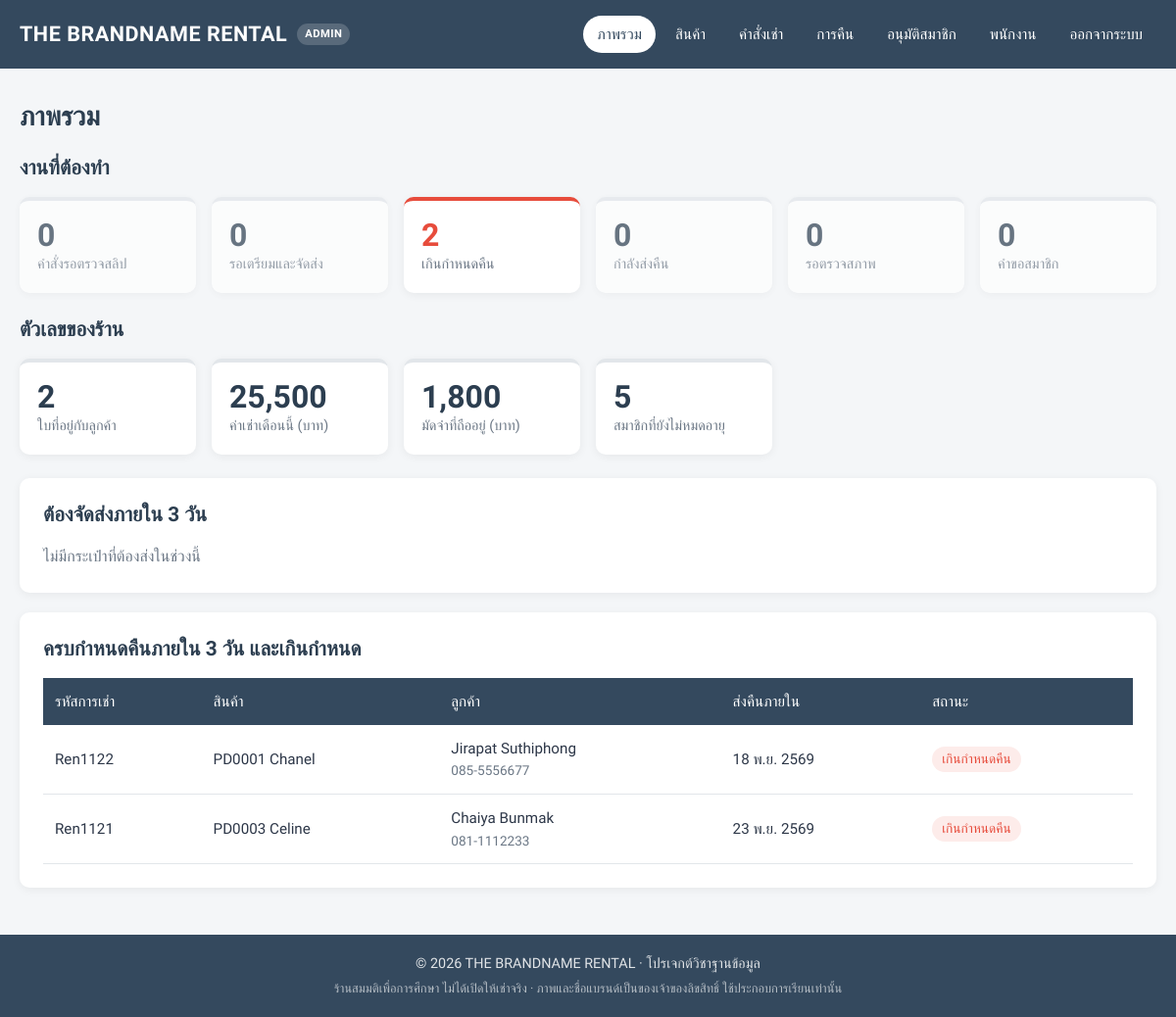
/project/admin/index.php (signed in), run on an earlier commit of the app's database.
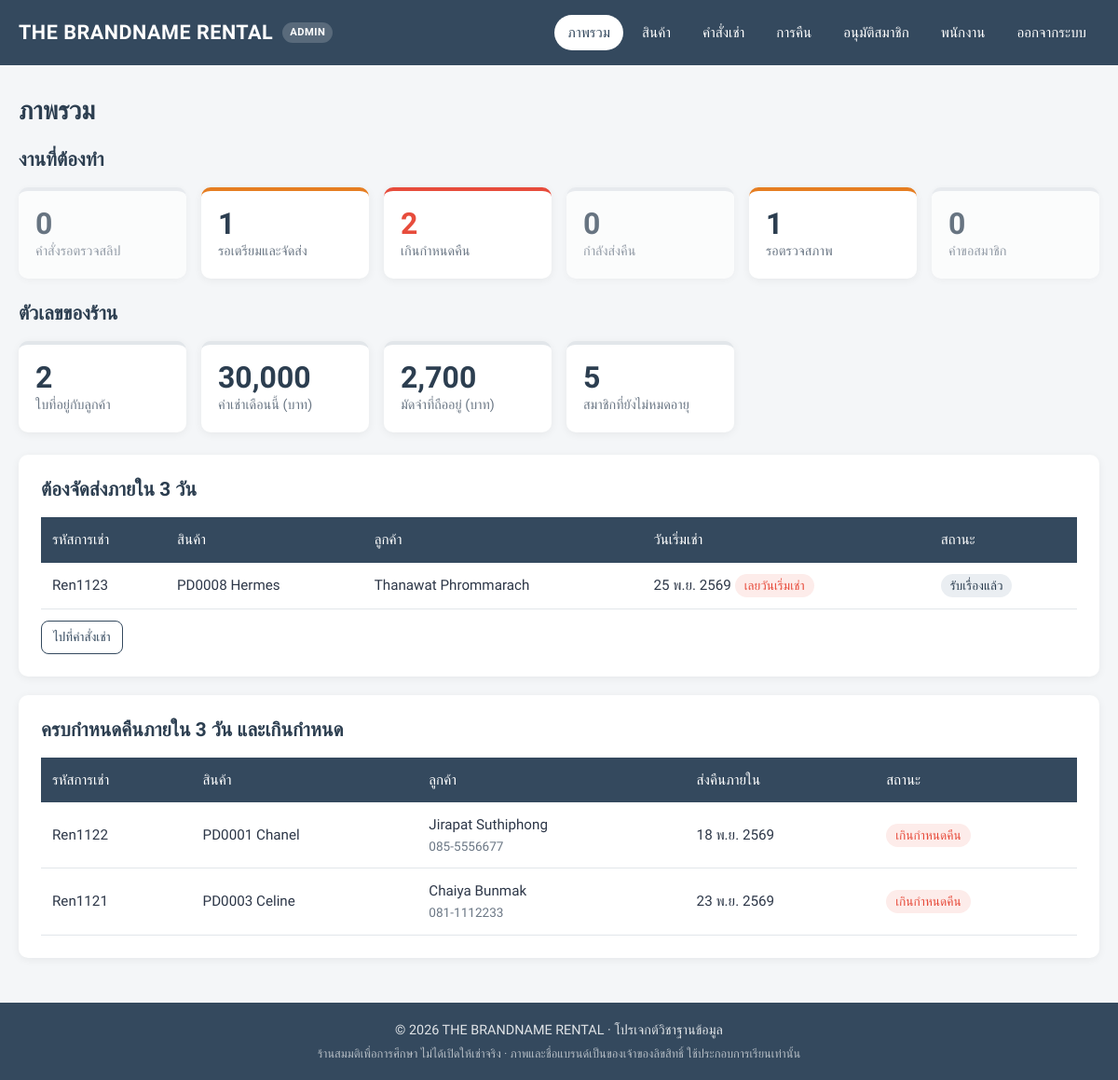
And on a later commit of the database.
### tables this page shows
CREATE TABLE rentals (
    rental_id     VARCHAR(50) PRIMARY KEY,
    order_id      VARCHAR(50) NOT NULL,
    product_id    VARCHAR(50) NOT NULL,
    employees_id  VARCHAR(50) NULL,
    track_rentals VARCHAR(50) NULL,
    rental_date   DATE        NOT NULL,
    rental_days   INT         NOT NULL,
    due_date      DATE AS (rental_date + INTERVAL rental_days DAY) STORED,
    daily_price   INT         NOT NULL,
    deposit_fee   INT         NOT NULL,
    shipped_date  DATE        NULL,
    rental_status ENUM('Pending', 'Accepted', 'Preparing', 'Shipped', 'Returning', 'Received', 'Completed', 'Deducted', 'Cancelled') NOT NULL DEFAULT 'Pending',
    INDEX idx_rentals_product_status (product_id, rental_status),
    FOREIGN KEY (order_id)     REFERENCES orders(order_id),
    FOREIGN KEY (product_id)   REFERENCES products(product_id),
    FOREIGN KEY (employees_id) REFERENCES employees(employees_id)
);

CREATE TABLE products (
    product_id         VARCHAR(50) PRIMARY KEY,
    brand              VARCHAR(50),
    details            VARCHAR(100),
    daily_rental_price INT,
    image              VARCHAR(100) NULL    
);

CREATE TABLE customers (
    customers_id        VARCHAR(50)  PRIMARY KEY,
    customers_firstname VARCHAR(50),
    customers_lastname  VARCHAR(50),
    gender              VARCHAR(50),
    customers_member    VARCHAR(10)  NOT NULL DEFAULT 'no',    
    member_until        DATE         NULL,                     
    phonenumber         VARCHAR(15),
    email               VARCHAR(100) NOT NULL UNIQUE,
    address             VARCHAR(200),
    postal_code         VARCHAR(10),
    password            VARCHAR(255) NOT NULL
);

### project/admin/index.php (the view, shortened to what the changed rows need)
<?php
require_once '../includes/db.php';
$todo = $conn->query("SELECT
    (SELECT COUNT(DISTINCT order_id) FROM rentals WHERE rental_status = 'Pending') AS orders,
    (SELECT COUNT(*) FROM rentals WHERE rental_status IN ('Accepted', 'Preparing')) AS to_ship,
    (SELECT COUNT(*) FROM rentals WHERE rental_status = 'Shipped' AND due_date < CURDATE()) AS overdue,
    (SELECT COUNT(*) FROM rentals WHERE rental_status = 'Returning') AS incoming,
    (SELECT COUNT(*) FROM rentals WHERE rental_status = 'Received') AS inspect,
    (SELECT COUNT(*) FROM membership_requests WHERE status = 'Pending') AS members")->fetch_assoc();
$figures = $conn->query("SELECT
    (SELECT COUNT(*) FROM rentals WHERE rental_status = 'Shipped') AS on_rent,
    (SELECT COALESCE(SUM(daily_price * rental_days), 0) FROM rentals
        WHERE rental_status NOT IN ('Pending', 'Cancelled')
          AND rental_date >= DATE_FORMAT(CURDATE(), '%Y-%m-01') AND rental_date < DATE_FORMAT(CURDATE(), '%Y-%m-01') + INTERVAL 1 MONTH) AS month_rent,
    (SELECT COALESCE(SUM(deposit_fee), 0) FROM rentals WHERE rental_status IN ('Accepted', 'Preparing', 'Shipped', 'Returning', 'Received')) AS deposits_held,
    (SELECT COUNT(*) FROM customers WHERE customers_member = 'yes' AND (member_until IS NULL OR member_until >= CURDATE())) AS members")->fetch_assoc();
$soon = SOON_DAYS;
$base = "SELECT r.rental_id, r.product_id, p.brand, r.rental_date, r.due_date, r.rental_status,
    o.customers_id, c.customers_firstname, c.customers_lastname, c.phonenumber
    FROM rentals r
    JOIN orders o ON o.order_id = r.order_id
    JOIN customers c ON c.customers_id = o.customers_id
    LEFT JOIN products p ON p.product_id = r.product_id";
$ship_soon = $conn->query("$base WHERE r.rental_status IN ('Accepted', 'Preparing') AND r.rental_date <= CURDATE() + INTERVAL $soon DAY
    ORDER BY r.rental_date, r.rental_id")->fetch_all(MYSQLI_ASSOC);
$due_soon = $conn->query("$base WHERE r.rental_status = 'Shipped' AND r.due_date <= CURDATE() + INTERVAL $soon DAY
    ORDER BY r.due_date, r.rental_id")->fetch_all(MYSQLI_ASSOC);
$cards = [
    ['orders', 'คำสั่งรอตรวจสลิป', 'orders.php', 'todo'],
    ['to_ship', 'รอเตรียมและจัดส่ง', 'orders.php', 'todo'],
    ['overdue', 'เกินกำหนดคืน', 'orders.php', 'urgent'],
    ['incoming', 'กำลังส่งคืน', 'returns.php', 'todo'],
    ['inspect', 'รอตรวจสภาพ', 'returns.php', 'todo'],
    ['members', 'คำขอสมาชิก', 'members.php', 'todo'],
];
$customer_name = fn(array $row) => $row['customers_firstname'] . ' ' . $row['customers_lastname'];
page_start('ภาพรวม', 'admin', 'dashboard');
?>
<div class="page-head">
    <h1>ภาพรวม</h1>
</div>
<h2>งานที่ต้องทำ</h2>
<div class="stat-grid">
    <?php foreach ($cards as [$key, $label, $href, $tone]): $count = (int) $todo[$key]; ?>
        <a class="stat-card <?php echo $count > 0 ? $tone : 'idle'; ?>" href="<?php echo $href; ?>">
            <div class="stat-num"><?php echo $count; ?></div>
            <div class="stat-label"><?php echo e($label); ?></div>
        </a>
    <?php endforeach; ?>
</div>
<h2>ตัวเลขของร้าน</h2>
<div class="stat-grid">
    <div class="stat-card"><div class="stat-num"><?php echo number_format($figures['month_rent']); ?></div><div class="stat-label">ค่าเช่าเดือนนี้ (บาท)</div></div>
    <div class="stat-card"><div class="stat-num"><?php echo number_format($figures['deposits_held']); ?></div><div class="stat-label">มัดจำที่ถืออยู่ (บาท)</div></div>
</div>
<div class="stack">
    <section class="card">
        <h2>ต้องจัดส่งภายใน <?php echo SOON_DAYS; ?> วัน</h2>
        <?php if ($ship_soon): ?>
            <div class="table-wrap">
                <table class="table">
                    <thead><tr><th>รหัสการเช่า</th><th>สินค้า</th><th>ลูกค้า</th><th>วันเริ่มเช่า</th><th>สถานะ</th></tr></thead>
                    <tbody>
                        <?php foreach ($ship_soon as $row): ?>
                            <tr>
                                <td><?php echo e($row['rental_id']); ?></td>
                                <td><?php echo e($row['product_id'] . ' ' . $row['brand']); ?></td>
                                <td><?php echo e($customer_name($row)); ?></td>
                                <td><?php echo e(thai_date($row['rental_date'])); ?><?php if ($row['rental_date'] < date('Y-m-d')): ?> <span class="badge badge-danger">เลยวันเริ่มเช่า</span><?php endif; ?></td>
                                <td><?php echo status_badge($row); ?></td>
                            </tr>
                        <?php endforeach; ?>
                    </tbody>
                </table>
            </div>
            <a href="orders.php" class="btn btn-outline btn-sm" style="margin-top: 12px;">ไปที่คำสั่งเช่า</a>
        <?php else: ?>
            <p class="muted">ไม่มีกระเป๋าที่ต้องส่งในช่วงนี้</p>
        <?php endif; ?>
    </section>
    <section class="card">
        <h2>ครบกำหนดคืนภายใน <?php echo SOON_DAYS; ?> วัน และเกินกำหนด</h2>
        <?php if ($due_soon): ?>
            <div class="table-wrap">
                <table class="table">
                    <thead><tr><th>รหัสการเช่า</th><th>สินค้า</th><th>ลูกค้า</th><th>ส่งคืนภายใน</th><th>สถานะ</th></tr></thead>
                    <tbody>
                        <?php foreach ($due_soon as $row): ?>
                            <tr>
                                <td><?php echo e($row['rental_id']); ?></td>
                                <td><?php echo e($row['product_id'] . ' ' . $row['brand']); ?></td>
                                <td><?php echo e($customer_name($row)); ?><div class="hint"><?php echo e($row['phonenumber']); ?></div></td>
                                <td><?php echo e(thai_date($row['due_date'])); ?></td>
                                <td><?php echo status_badge($row); ?></td>
                            </tr>
                        <?php endforeach; ?>
                    </tbody>
                </table>
            </div>
        <?php else: ?>
            <p class="muted">ไม่มีกระเป๋าที่ใกล้ครบกำหนดคืน</p>
        <?php endif; ?>
    </section>
</div>
<?php page_end(); ?>

### project/includes/layout.php (shortened to what the changed rows need)
<?php
function page_base(string $area): string
{
    return $area === 'admin' ? '../' : '';
}
function page_start(string $title, string $area = 'shop', string $active = ''): void
{
    $base = page_base($area);
    $nav = $area === 'admin' ? admin_nav() : shop_nav();
    ?>
<!DOCTYPE html>
<html lang="th">
<head>
    <link rel="stylesheet" href="<?php echo $base; ?>assets/css/style.css">
</head>
<body class="area-<?php echo e($area); ?>">
<header class="site-header">
    <div class="container header-inner">
        <nav class="nav">
            <?php foreach ($nav as $item): ?>
                <?php if (isset($item['post'])): ?>
                    <form method="POST" action="<?php echo e($item['post']); ?>" class="nav-form">
                        <button type="submit" class="nav-link"><?php echo e($item['label']); ?></button>
                    </form>
                <?php else: ?>
                    <a class="nav-link<?php echo $item['key'] === $active ? ' active' : ''; ?>" href="<?php echo e($item['href']); ?>"><?php echo e($item['label']); ?></a>
                <?php endif; ?>
            <?php endforeach; ?>
        </nav>
    </div>
</header>
<main class="container page">
    <?php
}
function page_end(): void
{
    ?>
</main>
</body>
</html>
    <?php
}
function admin_nav(): array
{
    return [
        ['key' => 'dashboard', 'label' => 'ภาพรวม', 'href' => 'index.php'],
        ['key' => 'products', 'label' => 'สินค้า', 'href' => 'products.php'],
        ['key' => 'orders', 'label' => 'คำสั่งเช่า', 'href' => 'orders.php'],
        ['key' => 'returns', 'label' => 'การคืน', 'href' => 'returns.php'],
        ['key' => 'members', 'label' => 'อนุมัติสมาชิก', 'href' => 'members.php'],
        ['key' => 'employees', 'label' => 'พนักงาน', 'href' => 'employees.php'],
        ['key' => 'logout', 'label' => 'ออกจากระบบ', 'post' => 'logout.php'],
    ];
}

### project/includes/helpers.php (shortened to what the changed rows need)
<?php
function e($value): string
{
    return htmlspecialchars((string) ($value ?? ''), ENT_QUOTES, 'UTF-8');
}
function thai_date(?string $value): string
{
    $time = strtotime($value);
    $text = (int) date('j', $time) . ' ' . THAI_MONTHS[(int) date('n', $time) - 1] . ' ' . ((int) date('Y', $time) + 543);
    return strlen($value) > 10 ? $text . ' ' . date('H:i', $time) : $text;
}
function rental_stage(array $rental): string
{
    $status = $rental['rental_status'];
    if ($status === 'Shipped' && $rental['rental_date'] <= date('Y-m-d')) {
        return 'OnRent';
    }
    return $status;
}
function status_badge(array $rental): string
{
    [$label, $tone] = RENTAL_STATUS[rental_stage($rental)] ?? [$rental['rental_status'], 'pending'];
    if (is_overdue($rental)) {
        [$label, $tone] = ['เกินกำหนดคืน', 'danger'];
    } elseif ($rental['rental_status'] === 'Deducted' && (int) ($rental['deposit_fee'] ?? 0) === 0) {
        $label = 'มีค่าเสียหาย';
    }
    return '<span class="badge badge-' . $tone . '">' . e($label) . '</span>';
}
function is_overdue(array $rental): bool
{
    return ($rental['rental_status'] ?? '') === 'Shipped' && $rental['due_date'] < date('Y-m-d');
}

What changed in the data, as far as the page shows it:
now on this page (row edited): rentals: rental_id "Ren1123", product.brand "PD0008 Hermes", customers.customers_firstname+customers_lastname "Thanawat Phrommarach", rental_date "25 พ.ย. 2569", shows "เลยวันเริ่มเช่า", label "รับเรื่องแล้ว", shown under "ต้องจัดส่งภายใน 3 วัน"
Also different on the page:
$figures['month_rent']: "25,500" → "30,000"
$figures['deposits_held']: "1,800" → "2,700"
new list line: "1 รอเตรียมและจัดส่ง"
new list line: "1 รอตรวจสภาพ"
text no longer shown: "ไม่มีกระเป๋าที่ต้องส่งในช่วงนี้"
text now shown: "รหัสการเช่า สินค้า ลูกค้า วันเริ่มเช่า สถานะ ไปที่คำสั่งเช่า"
list line gone: "0 รอเตรียมและจัดส่ง"
list line gone: "0 รอตรวจสภาพ"
